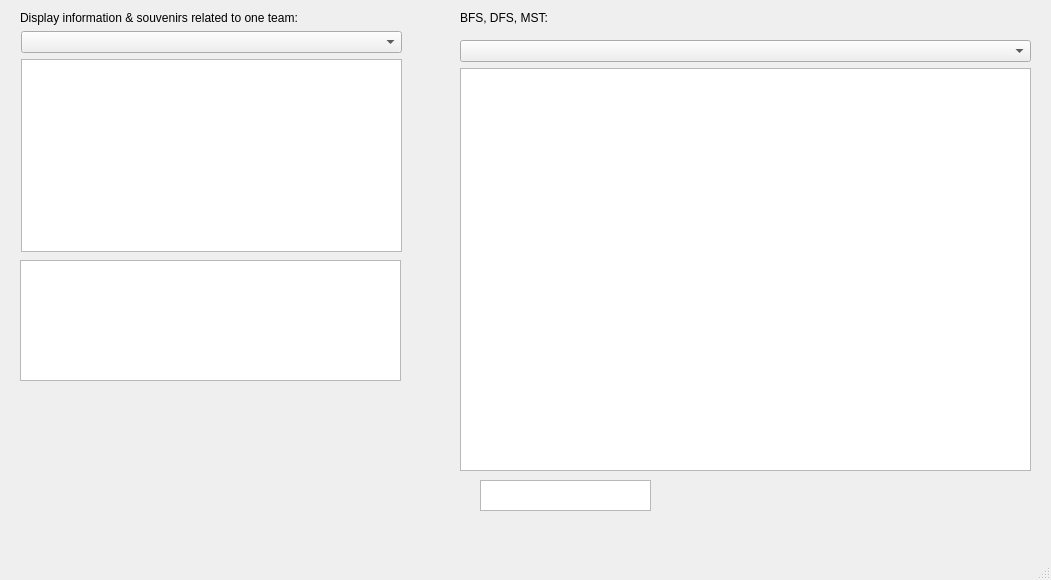
<?xml version="1.0" encoding="UTF-8"?>
<ui version="4.0">
 <class>displayteam</class>
 <widget class="QMainWindow" name="displayteam">
  <property name="geometry">
   <rect>
    <x>0</x>
    <y>0</y>
    <width>1051</width>
    <height>580</height>
   </rect>
  </property>
  <property name="windowTitle">
   <string>MainWindow</string>
  </property>
  <widget class="QWidget" name="centralwidget">
   <widget class="QLabel" name="label_2">
    <property name="geometry">
     <rect>
      <x>20</x>
      <y>10</y>
      <width>311</width>
      <height>16</height>
     </rect>
    </property>
    <property name="text">
     <string>Display information &amp; souvenirs related to one team:</string>
    </property>
   </widget>
   <widget class="QListWidget" name="listWidget_5">
    <property name="geometry">
     <rect>
      <x>20</x>
      <y>260</y>
      <width>381</width>
      <height>121</height>
     </rect>
    </property>
   </widget>
   <widget class="QWidget" name="layoutWidget">
    <property name="geometry">
     <rect>
      <x>21</x>
      <y>31</y>
      <width>381</width>
      <height>221</height>
     </rect>
    </property>
    <layout class="QVBoxLayout" name="verticalLayout_5">
     <item>
      <layout class="QVBoxLayout" name="verticalLayout_4">
       <item>
        <widget class="QComboBox" name="comboBoxTraversals_3"/>
       </item>
      </layout>
     </item>
     <item>
      <widget class="QListWidget" name="listWidget_4"/>
     </item>
    </layout>
   </widget>
   <widget class="QListWidget" name="totalDistance">
    <property name="geometry">
     <rect>
      <x>480</x>
      <y>480</y>
      <width>171</width>
      <height>31</height>
     </rect>
    </property>
   </widget>
   <widget class="QLabel" name="label_4">
    <property name="geometry">
     <rect>
      <x>460</x>
      <y>10</y>
      <width>231</width>
      <height>16</height>
     </rect>
    </property>
    <property name="text">
     <string>BFS, DFS, MST:</string>
    </property>
   </widget>
   <widget class="QWidget" name="layoutWidget_2">
    <property name="geometry">
     <rect>
      <x>460</x>
      <y>40</y>
      <width>571</width>
      <height>431</height>
     </rect>
    </property>
    <layout class="QVBoxLayout" name="verticalLayout_2">
     <item>
      <widget class="QComboBox" name="comboBoxTraversals"/>
     </item>
     <item>
      <widget class="QListWidget" name="listWidget_2"/>
     </item>
    </layout>
   </widget>
  </widget>
  <widget class="QMenuBar" name="menubar">
   <property name="geometry">
    <rect>
     <x>0</x>
     <y>0</y>
     <width>1051</width>
     <height>26</height>
    </rect>
   </property>
  </widget>
  <widget class="QStatusBar" name="statusbar"/>
 </widget>
 <resources/>
 <connections/>
</ui>
